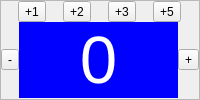
      <widget class="QFrame" name="frame_3">
       <property name="frameShape">
        <enum>QFrame::StyledPanel</enum>
       </property>
       <property name="frameShadow">
        <enum>QFrame::Raised</enum>
       </property>
       <layout class="QGridLayout" name="gridLayout_11">
        <property name="margin">
         <number>0</number>
        </property>
        <property name="spacing">
         <number>0</number>
        </property>
        <item row="0" column="0" colspan="3">
         <layout class="QHBoxLayout" name="horizontalLayout_2">
          <item>
           <widget class="QToolButton" name="plus1BluePoint">
            <property name="text">
             <string>+1</string>
            </property>
           </widget>
          </item>
          <item>
           <widget class="QToolButton" name="plus2BluePoint">
            <property name="text">
             <string>+2</string>
            </property>
           </widget>
          </item>
          <item>
           <widget class="QToolButton" name="plus3BluePoint">
            <property name="text">
             <string>+3</string>
            </property>
           </widget>
          </item>
          <item>
           <widget class="QToolButton" name="plus5BluePoint">
            <property name="text">
             <string>+5</string>
            </property>
           </widget>
          </item>
         </layout>
        </item>
        <item row="1" column="0">
         <widget class="QToolButton" name="minusBluePoint">
          <property name="text">
           <string>-</string>
          </property>
          <property name="icon">
           <iconset resource="../../melampig.qrc">
            <normaloff>:/minus</normaloff>:/minus</iconset>
          </property>
         </widget>
        </item>
        <item row="1" column="1">
         <widget class="QLabel" name="bluePoint">
          <property name="minimumSize">
           <size>
            <width>100</width>
            <height>0</height>
           </size>
          </property>
          <property name="palette">
           <palette>
            <active>
             <colorrole role="WindowText">
              <brush brushstyle="SolidPattern">
               <color alpha="255">
                <red>255</red>
                <green>255</green>
                <blue>255</blue>
               </color>
              </brush>
             </colorrole>
             <colorrole role="Button">
              <brush brushstyle="SolidPattern">
               <color alpha="255">
                <red>0</red>
                <green>0</green>
                <blue>255</blue>
               </color>
              </brush>
             </colorrole>
             <colorrole role="Light">
              <brush brushstyle="SolidPattern">
               <color alpha="255">
                <red>127</red>
                <green>127</green>
                <blue>255</blue>
               </color>
              </brush>
             </colorrole>
             <colorrole role="Midlight">
              <brush brushstyle="SolidPattern">
               <color alpha="255">
                <red>63</red>
                <green>63</green>
                <blue>255</blue>
               </color>
              </brush>
             </colorrole>
             <colorrole role="Dark">
              <brush brushstyle="SolidPattern">
               <color alpha="255">
                <red>0</red>
                <green>0</green>
                <blue>127</blue>
               </color>
              </brush>
             </colorrole>
             <colorrole role="Mid">
              <brush brushstyle="SolidPattern">
               <color alpha="255">
                <red>0</red>
                <green>0</green>
                <blue>170</blue>
               </color>
              </brush>
             </colorrole>
             <colorrole role="Text">
              <brush brushstyle="SolidPattern">
               <color alpha="255">
                <red>0</red>
                <green>0</green>
                <blue>0</blue>
               </color>
              </brush>
             </colorrole>
             <colorrole role="BrightText">
              <brush brushstyle="SolidPattern">
               <color alpha="255">
                <red>255</red>
                <green>255</green>
                <blue>255</blue>
               </color>
              </brush>
             </colorrole>
             <colorrole role="ButtonText">
              <brush brushstyle="SolidPattern">
               <color alpha="255">
                <red>0</red>
                <green>0</green>
                <blue>0</blue>
               </color>
              </brush>
             </colorrole>
             <colorrole role="Base">
              <brush brushstyle="SolidPattern">
               <color alpha="255">
                <red>255</red>
                <green>255</green>
                <blue>255</blue>
               </color>
              </brush>
             </colorrole>
             <colorrole role="Window">
              <brush brushstyle="SolidPattern">
               <color alpha="255">
                <red>0</red>
                <green>0</green>
                <blue>255</blue>
               </color>
              </brush>
             </colorrole>
             <colorrole role="Shadow">
              <brush brushstyle="SolidPattern">
               <color alpha="255">
                <red>0</red>
                <green>0</green>
                <blue>0</blue>
               </color>
              </brush>
             </colorrole>
             <colorrole role="AlternateBase">
              <brush brushstyle="SolidPattern">
               <color alpha="255">
                <red>127</red>
                <green>127</green>
                <blue>255</blue>
               </color>
              </brush>
             </colorrole>
             <colorrole role="ToolTipBase">
              <brush brushstyle="SolidPattern">
               <color alpha="255">
                <red>255</red>
                <green>255</green>
                <blue>220</blue>
               </color>
              </brush>
             </colorrole>
             <colorrole role="ToolTipText">
              <brush brushstyle="SolidPattern">
               <color alpha="255">
                <red>0</red>
                <green>0</green>
                <blue>0</blue>
               </color>
              </brush>
             </colorrole>
            </active>
            <inactive>
             <colorrole role="WindowText">
              <brush brushstyle="SolidPattern">
               <color alpha="255">
                <red>255</red>
                <green>255</green>
                <blue>255</blue>
               </color>
              </brush>
             </colorrole>
             <colorrole role="Button">
              <brush brushstyle="SolidPattern">
               <color alpha="255">
                <red>0</red>
                <green>0</green>
                <blue>255</blue>
               </color>
              </brush>
             </colorrole>
             <colorrole role="Light">
              <brush brushstyle="SolidPattern">
               <color alpha="255">
                <red>127</red>
                <green>127</green>
                <blue>255</blue>
               </color>
              </brush>
             </colorrole>
             <colorrole role="Midlight">
              <brush brushstyle="SolidPattern">
               <color alpha="255">
                <red>63</red>
                <green>63</green>
                <blue>255</blue>
               </color>
              </brush>
             </colorrole>
             <colorrole role="Dark">
              <brush brushstyle="SolidPattern">
               <color alpha="255">
                <red>0</red>
                <green>0</green>
                <blue>127</blue>
               </color>
              </brush>
             </colorrole>
             <colorrole role="Mid">
              <brush brushstyle="SolidPattern">
               <color alpha="255">
                <red>0</red>
                <green>0</green>
                <blue>170</blue>
               </color>
              </brush>
             </colorrole>
             <colorrole role="Text">
              <brush brushstyle="SolidPattern">
               <color alpha="255">
                <red>0</red>
                <green>0</green>
                <blue>0</blue>
               </color>
              </brush>
             </colorrole>
             <colorrole role="BrightText">
              <brush brushstyle="SolidPattern">
               <color alpha="255">
                <red>255</red>
                <green>255</green>
                <blue>255</blue>
               </color>
              </brush>
             </colorrole>
             <colorrole role="ButtonText">
              <brush brushstyle="SolidPattern">
               <color alpha="255">
                <red>0</red>
                <green>0</green>
                <blue>0</blue>
               </color>
              </brush>
             </colorrole>
             <colorrole role="Base">
              <brush brushstyle="SolidPattern">
               <color alpha="255">
                <red>255</red>
                <green>255</green>
                <blue>255</blue>
               </color>
              </brush>
             </colorrole>
             <colorrole role="Window">
              <brush brushstyle="SolidPattern">
               <color alpha="255">
                <red>0</red>
                <green>0</green>
                <blue>255</blue>
               </color>
              </brush>
             </colorrole>
             <colorrole role="Shadow">
              <brush brushstyle="SolidPattern">
               <color alpha="255">
                <red>0</red>
                <green>0</green>
                <blue>0</blue>
               </color>
              </brush>
             </colorrole>
             <colorrole role="AlternateBase">
              <brush brushstyle="SolidPattern">
               <color alpha="255">
                <red>127</red>
                <green>127</green>
                <blue>255</blue>
               </color>
              </brush>
             </colorrole>
             <colorrole role="ToolTipBase">
              <brush brushstyle="SolidPattern">
               <color alpha="255">
                <red>255</red>
                <green>255</green>
                <blue>220</blue>
               </color>
              </brush>
             </colorrole>
             <colorrole role="ToolTipText">
              <brush brushstyle="SolidPattern">
               <color alpha="255">
                <red>0</red>
                <green>0</green>
                <blue>0</blue>
               </color>
              </brush>
             </colorrole>
            </inactive>
            <disabled>
             <colorrole role="WindowText">
              <brush brushstyle="SolidPattern">
               <color alpha="255">
                <red>0</red>
                <green>0</green>
                <blue>127</blue>
               </color>
              </brush>
             </colorrole>
             <colorrole role="Button">
              <brush brushstyle="SolidPattern">
               <color alpha="255">
                <red>0</red>
                <green>0</green>
                <blue>255</blue>
               </color>
              </brush>
             </colorrole>
             <colorrole role="Light">
              <brush brushstyle="SolidPattern">
               <color alpha="255">
                <red>127</red>
                <green>127</green>
                <blue>255</blue>
               </color>
              </brush>
             </colorrole>
             <colorrole role="Midlight">
              <brush brushstyle="SolidPattern">
               <color alpha="255">
                <red>63</red>
                <green>63</green>
                <blue>255</blue>
               </color>
              </brush>
             </colorrole>
             <colorrole role="Dark">
              <brush brushstyle="SolidPattern">
               <color alpha="255">
                <red>0</red>
                <green>0</green>
                <blue>127</blue>
               </color>
              </brush>
             </colorrole>
             <colorrole role="Mid">
              <brush brushstyle="SolidPattern">
               <color alpha="255">
                <red>0</red>
                <green>0</green>
                <blue>170</blue>
               </color>
              </brush>
             </colorrole>
             <colorrole role="Text">
              <brush brushstyle="SolidPattern">
               <color alpha="255">
                <red>0</red>
                <green>0</green>
                <blue>127</blue>
               </color>
              </brush>
             </colorrole>
             <colorrole role="BrightText">
              <brush brushstyle="SolidPattern">
               <color alpha="255">
                <red>255</red>
                <green>255</green>
                <blue>255</blue>
               </color>
              </brush>
             </colorrole>
             <colorrole role="ButtonText">
              <brush brushstyle="SolidPattern">
               <color alpha="255">
                <red>0</red>
                <green>0</green>
                <blue>127</blue>
               </color>
              </brush>
             </colorrole>
             <colorrole role="Base">
              <brush brushstyle="SolidPattern">
               <color alpha="255">
                <red>0</red>
                <green>0</green>
                <blue>255</blue>
               </color>
              </brush>
             </colorrole>
             <colorrole role="Window">
              <brush brushstyle="SolidPattern">
               <color alpha="255">
                <red>0</red>
                <green>0</green>
                <blue>255</blue>
               </color>
              </brush>
             </colorrole>
             <colorrole role="Shadow">
              <brush brushstyle="SolidPattern">
               <color alpha="255">
                <red>0</red>
                <green>0</green>
                <blue>0</blue>
               </color>
              </brush>
             </colorrole>
             <colorrole role="AlternateBase">
              <brush brushstyle="SolidPattern">
               <color alpha="255">
                <red>0</red>
                <green>0</green>
                <blue>255</blue>
               </color>
              </brush>
             </colorrole>
             <colorrole role="ToolTipBase">
              <brush brushstyle="SolidPattern">
               <color alpha="255">
                <red>255</red>
                <green>255</green>
                <blue>220</blue>
               </color>
              </brush>
             </colorrole>
             <colorrole role="ToolTipText">
              <brush brushstyle="SolidPattern">
               <color alpha="255">
                <red>0</red>
                <green>0</green>
                <blue>0</blue>
               </color>
              </brush>
             </colorrole>
            </disabled>
           </palette>
          </property>
          <property name="font">
           <font>
            <pointsize>50</pointsize>
           </font>
          </property>
          <property name="autoFillBackground">
           <bool>true</bool>
          </property>
          <property name="text">
           <string>0</string>
          </property>
          <property name="alignment">
           <set>Qt::AlignCenter</set>
          </property>
         </widget>
        </item>
        <item row="1" column="2">
         <widget class="QToolButton" name="plusBluePoint">
          <property name="text">
           <string>+</string>
          </property>
          <property name="icon">
           <iconset resource="../../melampig.qrc">
            <normaloff>:/plus</normaloff>:/plus</iconset>
          </property>
         </widget>
        </item>
       </layout>
      </widget>
